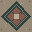

Tiled map render using the project's own tile images. Description and the whole map definition, tile-layer contents included, below:
An orthogonal 1x1 tile map with 32x32 px tiles, 1 tile layer (Assembly), 3 tilesets.

<map version="1.10" orientation="orthogonal" renderorder="right-down" width="1" height="1" tilewidth="32" tileheight="32" infinite="0" nextlayerid="2" nextobjectid="1">
  <tileset firstgid="1" source="../floors.tsx" />
  <tileset firstgid="321" source="../walls.tsx" />
  <tileset firstgid="961" source="../architecture.tsx" />
  <layer id="1" name="Assembly" width="1" height="1">
    <data encoding="csv">
291
</data>
  </layer>
</map>
